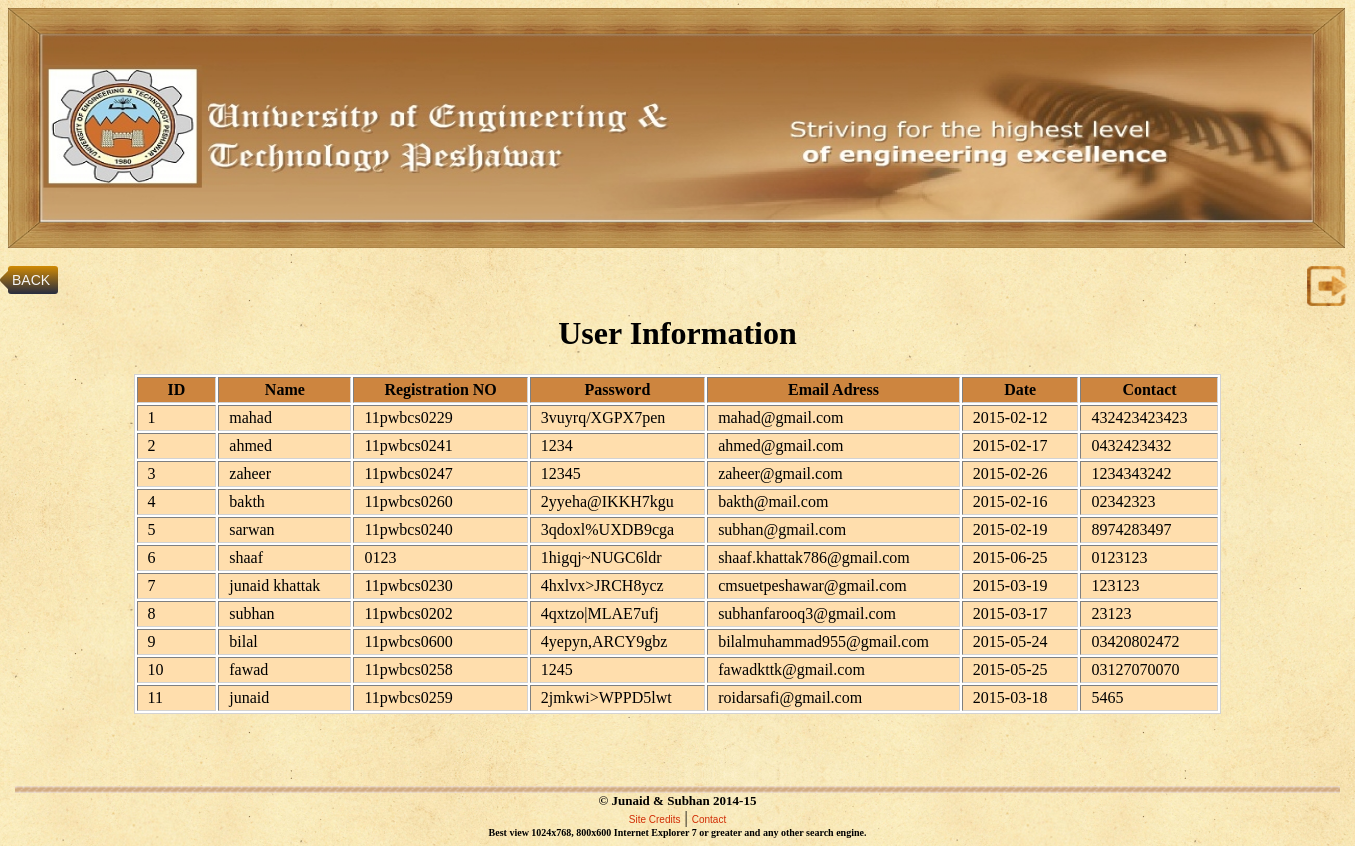
/adminviewusers.php, run on the app's committed database.
### tables this page shows
CREATE TABLE IF NOT EXISTS `students` (
  `id` int(11) NOT NULL AUTO_INCREMENT,
  `name` varchar(50) NOT NULL,
  `reg_no` varchar(20) NOT NULL,
  `pass_word` varchar(100) NOT NULL,
  `email_adress` varchar(100) NOT NULL,
  `date` date NOT NULL,
  `contact` varchar(100) NOT NULL,
  PRIMARY KEY (`id`)
);

CREATE TABLE IF NOT EXISTS `copyright` (
  `id` int(11) NOT NULL AUTO_INCREMENT,
  `copyright_title` varchar(250) NOT NULL,
  PRIMARY KEY (`id`)
);

### adminviewusers.php (the view, shortened to what this page needs)
<!DOCTYPE html PUBLIC "-//W3C//DTD XHTML 1.0 Transitional//EN" "http://www.w3.org/TR/xhtml1/DTD/xhtml1-transitional.dtd">
<html xmlns="http://www.w3.org/1999/xhtml">
<head>        <title>View Users</title>
 <link rel="stylesheet" type="text/css" href="css/admindeleteuser.css" />
<link rel="stylesheet" type="text/css" href="css/style.css" />
<link rel="stylesheet" type="text/css" href="css/backbutton.css">
 <img src="images/banner111.jpg" style="width:1337px;height:240px">
 <br><br>
 <a href='logout.php' title="LOG OUT"><IMG SRC='images/logout-xxl.png' height=40px width=40px ALIGN=RIGHT></a>
<a class="back" href="adminsection.php">BACK</a>
</head>
<body>
<center><h1>User Information</h1></center>
<center>
<font color="black">
<?php
$sql = 'SELECT * FROM students';
$query=mysql_query($sql);
?>
<center>
<?php
echo "<div id='view-wrapper'><table bgcolor='white' border='1' align='center'>";
echo "<tr>
<th >ID</th>
          <th > Name </th>
	 <th >Registration NO</th>
	  <th >Password</th>
         <th >Email Adress </th>
		  <th> Date </th>
		  <th > Contact </th>
	</tr>";
	 $sno = 1;
while($row = mysql_fetch_assoc($query))
  {
 echo "<tr>
      <td> $sno</td>
	 <td> $row[name]</td>
	 <td> $row[reg_no]</td>
         <td> $row[pass_word]</td>
	 <td> $row[email_adress] </td>
	 <td> $row[date]</td>
	 <td> $row[contact]</td>
	</tr>";
	$sno = $sno+1;
}
 echo "</table>";
?></center></font>
<br><br><br><br>
<?php include('footersection.php'); ?>
 </body> </html>

### footersection.php (shortened to what this page needs)
<center><img src="images/FooterBar.jpg" width="99%" height="7"></center>
<center>
<font size="2"><b>
<?php
$sql = 'SELECT * FROM copyright';
$query=mysql_query($sql);
?>
<?php
while($row = mysql_fetch_assoc($query))
  {
										echo		"  $row[copyright_title] ";
}
	?>
										</b></font>
</center>
<center>
<td class="freetext"  " align="center">
							<a href="site.php" class="red">Site Credits</a> | <a href="us.php" class="red">Contact</a><br>
						<font size="1"><b>	Best view 1024x768, 800x600 Internet Explorer 7 or greater and any other search engine.</b></font>
					  </td>
</center>

### css/admindeleteuser.css (style rules this page uses)
#view-wrapper { width:100%; }
#view-wrapper table { margin:0 auto; border:1px solid lightgray; }
#view-wrapper table tr th { background-color:#CD853F; padding:3px 30px 3px 30px; }
#view-wrapper table tr { background-color:#FFDEAD; }
#view-wrapper table tr td { padding:3px 30px 3px 10px; }

### css/style.css (style rules this page uses)
body { background-image:url(image/papertile.jpg); }
a.red:link { font-family: Verdana, Geneva, Arial, Helvetica, sans-serif; font-size: 10px; text-decoration: none; color: #D12D05; }

### css/backbutton.css (style rules this page uses)
.back { position: relative; background: #d08a04; background: -moz-linear-gradient(top, #d08a04, #272c40); background: -webkit-linear-gradient(top, #d08a04, #272c40); background: linear-gradient(to bottom, #d08a04, #272c40); display: inline-block; padding: 6px 8px 6px 4px; color: whitesmoke; text-decoration: none; font: 14px "proxima nova", helvetica, arial, sans-serif; -moz-border-radius: 3px; -webkit-border-radius: 3px; border-radius: 3px; z-index: 1; }
.back:before { content: ""; height: 20px; width: 20px; position: absolute; background: #333953; background: -moz-linear-gradient(top left, #d08a04, #272c40); background: -webkit-linear-gradient(top left, #d08a04, #272c40); background: linear-gradient(to bottom right, #d08a04, #272c40); left: -5px; display: block; top: 4px; -moz-transform: rotate(45deg); -ms-transform: rotate(45deg); -webkit-transform: rotate(45deg); transform: rotate(45deg); z-index: -1; -moz-border-radius: 3px; -webkit-border-radius: 3px; border-radius: 3px; }

### data on the page
students: name "mahad", reg_no "11pwbcs0229", pass_word "3vuyrq/XGPX7pen", email_adress "mahad@gmail.com", date "2015-02-12", contact "432423423423"
students: name "ahmed", reg_no "11pwbcs0241", pass_word "1234", email_adress "ahmed@gmail.com", date "2015-02-17", contact "0432423432"
students: name "zaheer", reg_no "11pwbcs0247", pass_word "12345", email_adress "zaheer@gmail.com", date "2015-02-26", contact "1234343242"
students: name "bakth", reg_no "11pwbcs0260", pass_word "2yyeha@IKKH7kgu", email_adress "bakth@mail.com", date "2015-02-16", contact "02342323"
students: name "sarwan", reg_no "11pwbcs0240", pass_word "3qdoxl%UXDB9cga", email_adress "subhan@gmail.com", date "2015-02-19", contact "8974283497"
students: name "shaaf", reg_no "0123", pass_word "1higqj~NUGC6ldr", email_adress "shaaf.khattak786@gmail.com", date "2015-06-25", contact "0123123"
students: name "junaid khattak", reg_no "11pwbcs0230", pass_word "4hxlvx>JRCH8ycz", email_adress "cmsuetpeshawar@gmail.com", date "2015-03-19", contact "123123"
students: name "subhan", reg_no "11pwbcs0202", pass_word "4qxtzo|MLAE7ufj", email_adress "subhanfarooq3@gmail.com", date "2015-03-17", contact "23123"
students: name "bilal", reg_no "11pwbcs0600", pass_word "4yepyn,ARCY9gbz", email_adress "bilalmuhammad955@gmail.com", date "2015-05-24", contact "03420802472"
students: name "fawad", reg_no "11pwbcs0258", pass_word "1245", email_adress "fawadkttk@gmail.com", date "2015-05-25", contact "03127070070"
students: name "junaid", reg_no "11pwbcs0259", pass_word "2jmkwi>WPPD5lwt", email_adress "roidarsafi@gmail.com", date "2015-03-18", contact "5465"
copyright: copyright_title "© Junaid & Subhan 2014-15"
